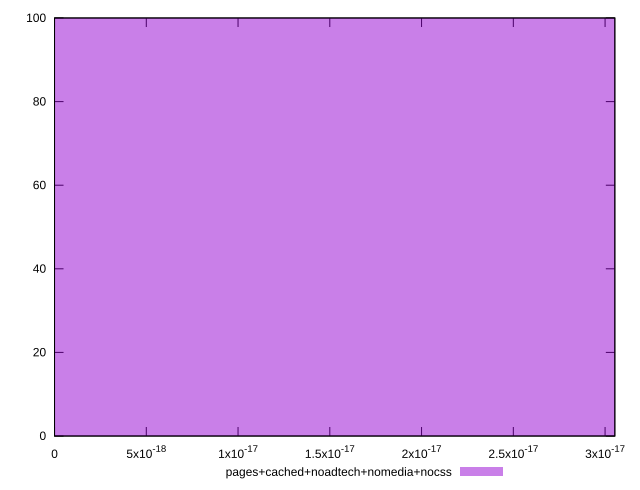

The gnuplot source for this figure:
reset

$pagesCachedNoadtechNomediaNocss <<EOF
0 100
EOF

set key outside below
set boxwidth 0.1
set xrange [0:3.053113317719181e-17]
set yrange [0:100]
set trange [0:100]
set style fill transparent solid 0.5 noborder
set terminal svg size 640, 490 enhanced background rgb 'white'
set output "report_00016_2021-02-10T13-31-48.338Z/meta/score-difference/comparison/histogram/4_vs_5.svg"

plot $pagesCachedNoadtechNomediaNocss title "pages+cached+noadtech+nomedia+nocss" with boxes

reset
